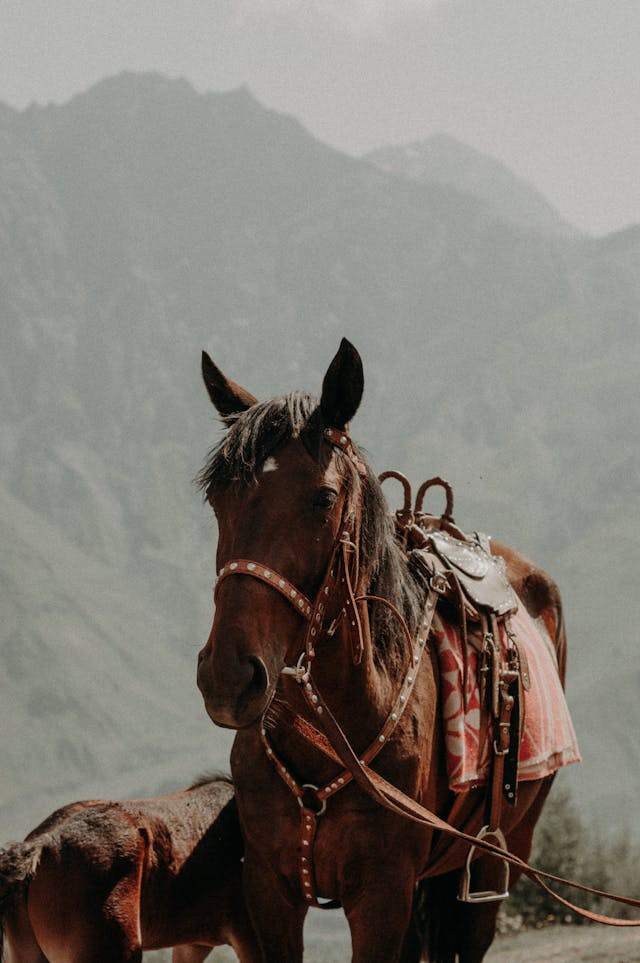
#> input picture images/horse.png, 640 x 963 px, found by its file name
$ jupyter execute remind.ipynb
#> lines starting #> are read from the running program, lines starting #| are printed output that depends on the picture
### 이미지 입력/출력/쓰기

[cell 1]
import cv2
path = "./images/horse.png"

[cell 2]
img = cv2.imread(path)
#> img is the input picture: shape (963, 640, 3); mean B, G, R 113.1, 120.2, 125.5

cv2.imshow("image", img)
print(img.shape)
#| (963, 640, 3)
cv2.waitKey(0)

cv2.destroyAllWindows()

[cell 3]
img = cv2.imread(path, cv2.IMREAD_GRAYSCALE)
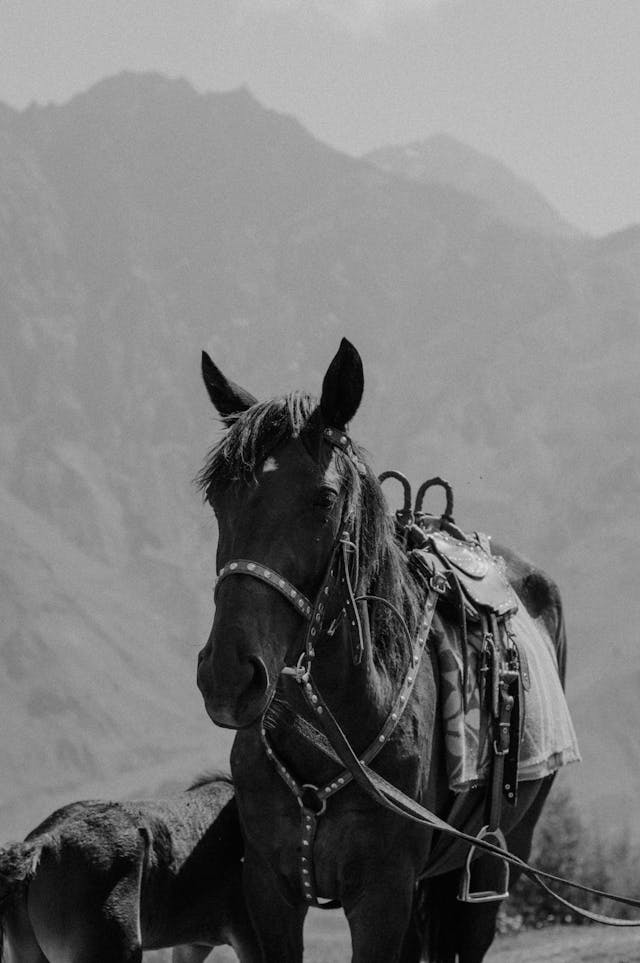
#> img: shape (963, 640); min 0, max 236, mean 121

cv2.imshow("image", img)
print(img.shape)
#| (963, 640)
cv2.waitKey(0)

cv2.destroyAllWindows()

[cell 4]
cv2.imwrite("./output/copy_horse.jpg", img)
#> Out = True

### 동영상 입력/출력/쓰기

[cell 5]
cap = cv2.VideoCapture("./videos/poodle.mp4")
fps = cap.get(cv2.CAP_PROP_FPS)
while cap.isOpened():
    ret, frame = cap.read()
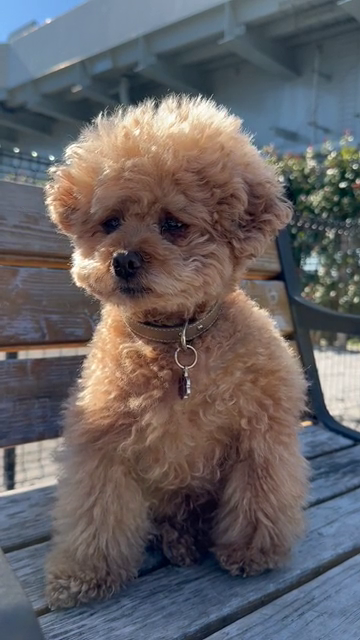
#> input picture frame 62 of 25.01.03/videos/poodle.mp4, 360 x 640 px
#> frame is the input picture: shape (640, 360, 3); mean B, G, R 99.7, 97.2, 101.3

    if not ret:
        break

    cv2.imshow("video", frame)

    if cv2.waitKey(int(1000/fps)) == ord("q"):
#> (key q is pressed here)
        break

cap.release()
cv2.destroyAllWindows()

[cell 6]
cap = cv2.VideoCapture(0)

if not cap.isOpened():
    exit()

while True:
    ret, frame = cap.read()

    if not ret:
        break

    cv2.imshow("camera", frame)

    if cv2.waitKey(1) == ord("q"):
#> (key q is pressed here)
        break

cap.release()
cv2.destroyAllWindows()

[cell 7]
cap = cv2.VideoCapture("./videos/poodle.mp4")
fps = cap.get(cv2.CAP_PROP_FPS)
fourcc = cv2.VideoWriter.fourcc(*"H264")
width = round(cap.get(cv2.CAP_PROP_FRAME_WIDTH))
height = round(cap.get(cv2.CAP_PROP_FRAME_HEIGHT))

out = cv2.VideoWriter("./output/poodle.mp4", fourcc, fps, (width, height))
while cap.isOpened():
    ret, frame = cap.read()

    if not ret:
        break
    out.write(frame)
    cv2.imshow("video", frame)

    if cv2.waitKey(int(1000/fps)) == ord("q"):
#> (key q is pressed here)
